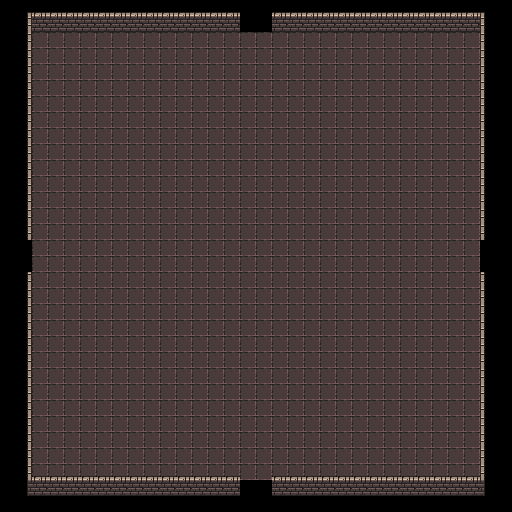

This game map was drawn from its Tiled (.tmx) file and the tilesets committed beside it. A one-line description and the trimmed map source follow:
An orthogonal 32x32 tile map with 16x16 px tiles, 6 tile layers (Floor, Darkness, Wall, BoxBottom, ...) and 8 objects.

<map version="1.2" tiledversion="1.3.5" orientation="orthogonal" renderorder="right-down" width="32" height="32" tilewidth="16" tileheight="16" infinite="0" nextlayerid="10" nextobjectid="9">
 <tileset firstgid="1" source="DungeonTiles.tsx" />
 <layer id="1" name="Floor" width="32" height="32">
  <data>[1024 cells, 784 non-empty, 1 distinct tile ids]</data>
 </layer>
 <layer id="4" name="Darkness" width="32" height="32">
  <data>[1024 cells, 0 non-empty, 0 distinct tile ids]</data>
 </layer>
 <objectgroup id="6" name="ExitCollision" />
 <layer id="2" name="Wall" width="32" height="32">
  <data>[1024 cells, 110 non-empty, 8 distinct tile ids]</data>
 </layer>
 <objectgroup id="5" name="WallCollision">
  <object id="1" x="32" y="16" width="208" height="16" />
  <object id="2" x="272" y="16" width="208" height="16" />
  <object id="3" x="27" y="32" width="5" height="208" />
  <object id="4" x="27" y="272" width="5" height="208" />
  <object id="5" x="32" y="480" width="208" height="16" />
  <object id="6" x="272" y="480" width="208" height="16" />
  <object id="7" x="480" y="272" width="5" height="208" />
  <object id="8" x="480" y="32" width="5" height="208" />
 </objectgroup>
 <layer id="8" name="BoxBottom" width="32" height="32">
  <data>[1024 cells, 0 non-empty, 0 distinct tile ids]</data>
 </layer>
 <layer id="3" name="Ledge" width="32" height="32">
  <data>[1024 cells, 53 non-empty, 2 distinct tile ids]</data>
 </layer>
 <layer id="9" name="BoxTop" width="32" height="32">
  <data>[1024 cells, 0 non-empty, 0 distinct tile ids]</data>
 </layer>
 <objectgroup id="7" name="EnemySpawnLocation" />
</map>